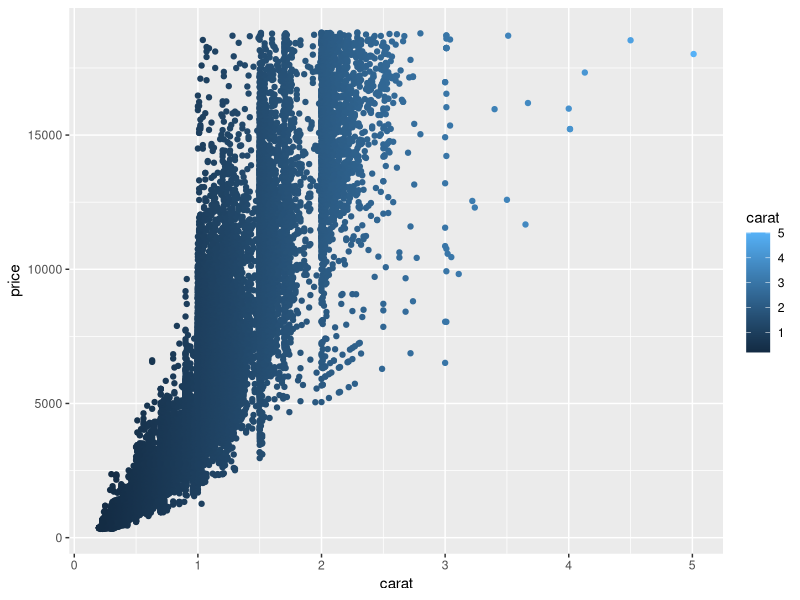
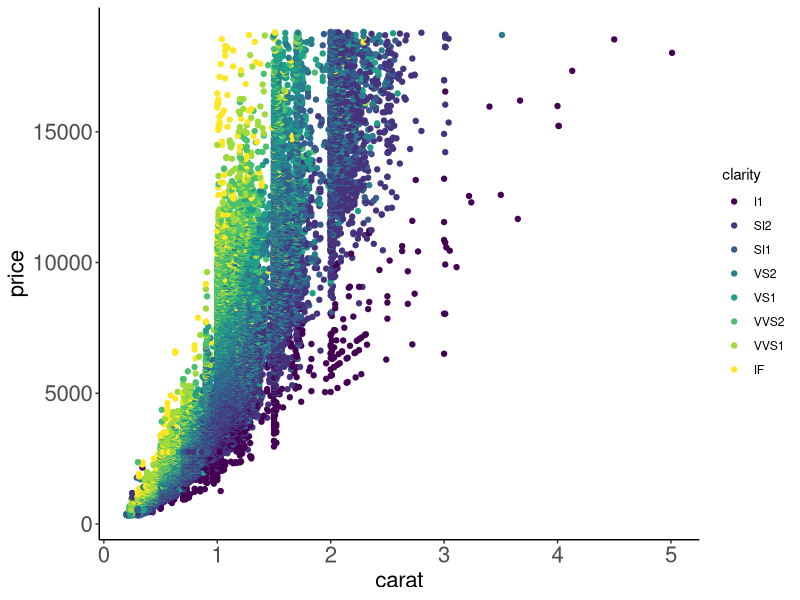
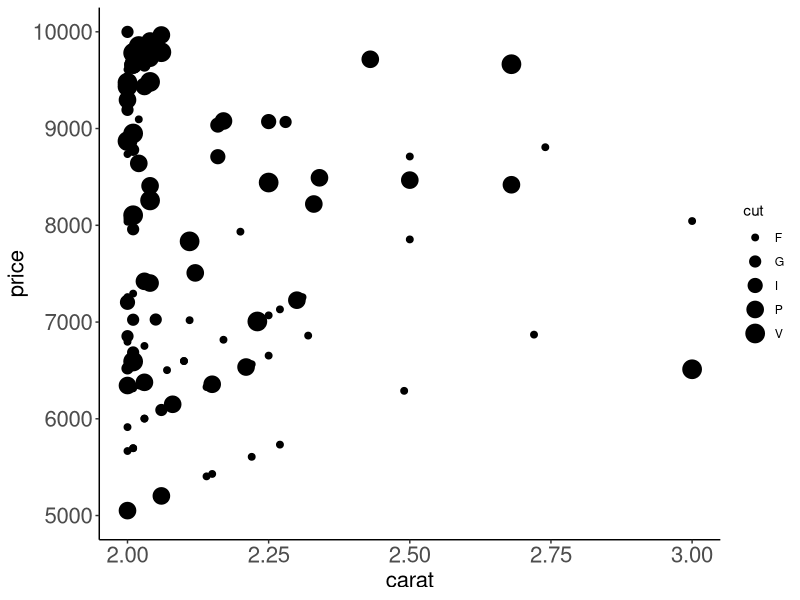
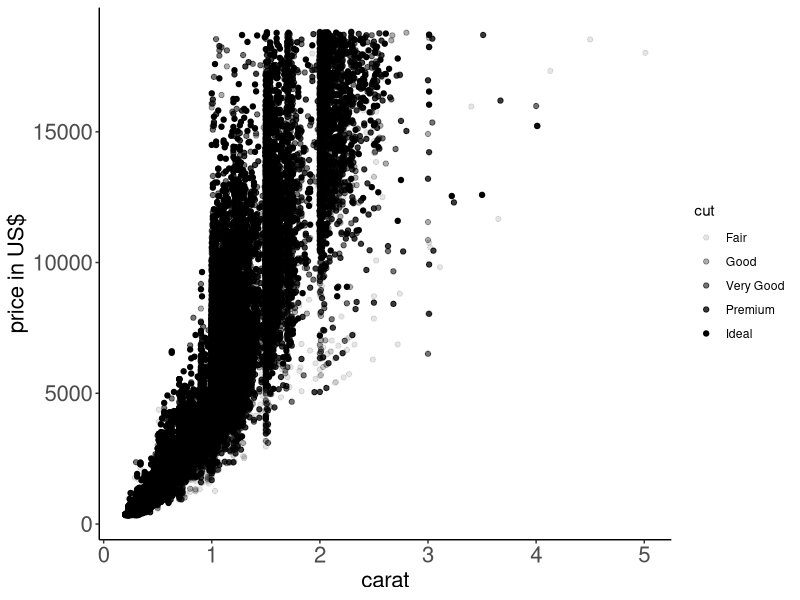

R code for these plots, in order:
library(ggplot2)
library(RColorBrewer)
?ggplot
diamonds <- diamonds


#Effectiveness of plots
ggplot() +
  geom_point(data = diamonds, aes(x = carat, price, color = carat))


ggplot() +
  geom_point(data = diamonds, aes(x = carat, price, color = clarity))+
  theme_classic()+
  theme(axis.text = element_text(size = 16),
        axis.title = element_text(size = 16))

#Clarity of plots

ggplot() +
  geom_point(data = diamonds, aes(x = carat, 
                                  price,
                                  size = substr(cut, 1, 1)))+
  theme_classic()+
  xlim(2,3)+
  ylim(5000, 10000)+
  guides(size=guide_legend(title="cut"))+
  theme(axis.text = element_text(size = 16),
        axis.title = element_text(size = 16))

ggplot() +
  geom_point(data = diamonds, aes(x = carat,
                                  price, 
                                  alpha = cut))+
  theme_classic()+
  ylab("price in US$")+
  theme(axis.text = element_text(size = 16),
        axis.title = element_text(size = 16))
